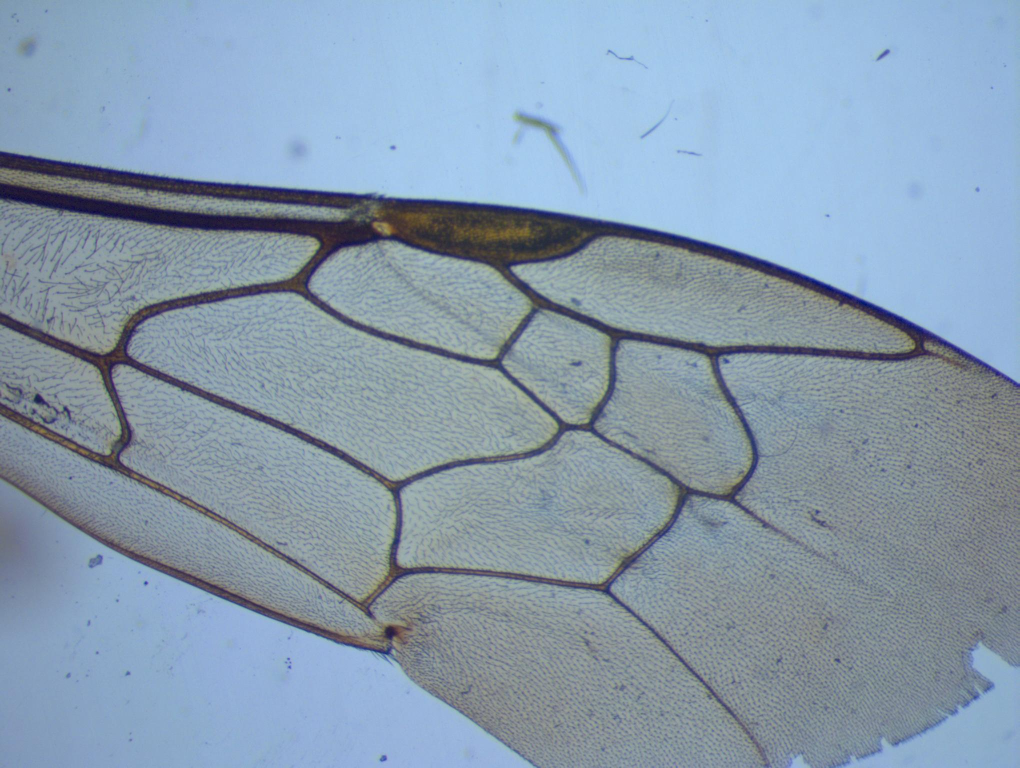
#> input picture data/ex04.jpg, 2039 x 1536 px (shown at 1/2 size)
$ jupyter execute --allow-errors tifo.ipynb
#> lines starting #> are read from the running program, lines starting #| are printed output that depends on the picture; after the words box and inside, x2 and y2 are one past the last pixel; in counts of white or black regions, pixels touching at a corner belong together; long printed decimals are rounded
# TIFO & IMED final project

functions :
- [x] read image and predictions
- [ ] first prediction function
- [ ] score function

### Imports

[cell 1]
from sklearn.neighbors import KernelDensity
from scipy.signal import argrelmax, argrelmin
import cv2
import matplotlib.pyplot as plt
import numpy as np
import pandas as pd

### Utility functions

[cell 2]
def read_img(img_file):
#> called with img_file = 'data/ex04.jpg'
    img = cv2.imread(img_file)
#> img is the input picture: shape (1536, 2039, 3); mean B, G, R 174.2, 155.4, 135.9
    img_gray = cv2.cvtColor(img, cv2.COLOR_BGR2GRAY)
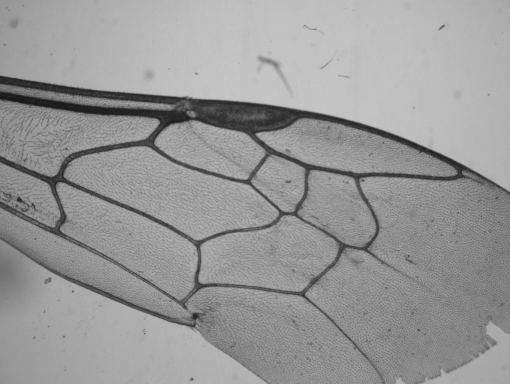
#> img_gray: shape (1536, 2039) (shown at 1/4 size); min 9, max 201, mean 151.7
    return img_gray

[cell 3]
def plot_pred(img, pred):
    plt.imshow(img, cmap='gray')
    plt.scatter(pred.x, pred.y)

[cell 4]
img = read_img('data/ex04.jpg')
#> (the rest of this cell did not finish here and is left out)

#> (a cell that did not finish here is left out)

[cell 6]
# TODO : add legend + titles

def adaptive_global_thresholding(img):

    # Downsize image to speedup computations
    scale_percent = 0.1
#> scale_percent = 0.1
    width = int(img.shape[1] * scale_percent)
#> width = 203
    height = int(img.shape[0] * scale_percent)
#> height = 153
    dim = (width, height)
#> dim = (203, 153)
    resized = cv2.resize(img, dim, interpolation=cv2.INTER_AREA)
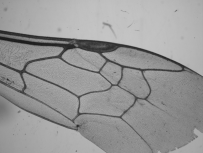
#> resized: shape (153, 203); min 26, max 197, mean 151.7

    # Estimate the density of the image histogram
    X = resized.flatten().reshape((-1, 1))
    X_plot = np.linspace(0, 255, 1000)[:, np.newaxis]
    kde = KernelDensity(kernel='gaussian', bandwidth=5).fit(X)
    log_dens = kde.score_samples(X_plot)
#> log_dens = 1000 values, max -4.14 at index 565, min -77.78 at index 999, mean -12.48

    # Find the peaks and valleys of the signal
    peak_i = argrelmax(np.exp(log_dens))
#> peak_i = ([243, 358, 565, 743],)
    #valley_i = argrelmin(np.exp(log_dens))

    # Find the beginning of the second peak by checking gradient deviation after first peak
    peak0 = peak_i[0][0]
#> peak0 = 243
    grad = np.gradient(np.exp(log_dens))
#> grad = 1000 values, max 0.000203 at index 512, min -0.000324 at index 770, mean -1.2e-14
    std = np.std(grad[peak0:])
#> std = 8.93e-05
    mean = np.mean(grad[peak0:])
#> mean = -1.69e-06
    threshold_i = np.argwhere(grad[peak0:] >= mean + 0.1*std)[0, 0] + peak0  # shift to global index by adding peak0
#> threshold_i = 416

    threshold = X_plot[threshold_i, 0]
#> threshold = 106.2
    print(f'Threshold: {threshold}')
#| Threshold: 106.186

    plt.figure(figsize=(30, 5))

    plt.subplot(141)
    plt.imshow(img, cmap='gray')

    plt.subplot(142)
    plt.plot(X_plot[:, 0], grad)
    #plt.scatter(X_plot[peak0], grad[peak0], fc='#00ff00')
    plt.scatter(X_plot[threshold_i], grad[threshold_i], fc='#ff0000')

    plt.subplot(143)
    plt.plot(X_plot[:threshold_i, 0], np.exp(log_dens)[:threshold_i], '#ff8c00', X_plot[threshold_i:, 0], np.exp(log_dens)[threshold_i:], '#0073ff')
    plt.scatter(X_plot[peak0], np.exp(log_dens)[peak0], fc='#00ff00')
    plt.scatter(X_plot[threshold_i], np.exp(log_dens)[threshold_i], fc='#ff0000')

    plt.subplot(144)
    filtered = img.copy()
    filtered[img > threshold] = 0
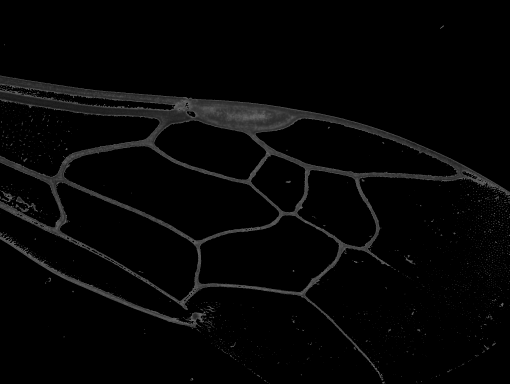
#> filtered: shape (1536, 2039) (shown at 1/4 size); min 0, max 106, mean 5.6
    filtered[img <= threshold] = 255
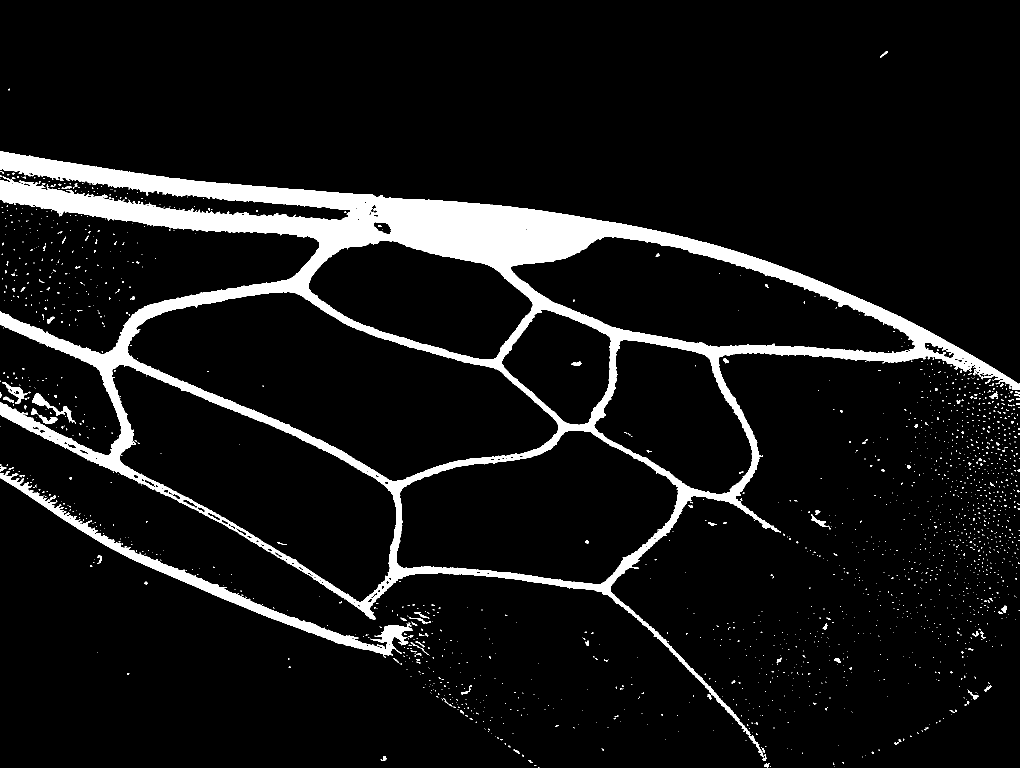
#> filtered: shape (1536, 2039) (shown at 1/2 size); 8.2% white; 1866 white regions (1767 under 20 px), largest, box (x1, y1, x2, y2) and area: (0, 302, 2039, 1515) 228327, (0, 942, 825, 1312) 15860, (64, 786, 152, 848) 995
    plt.imshow(filtered, cmap='gray')

    return filtered

[cell 7]
filtered = adaptive_global_thresholding(read_img('data/ex04.jpg'))
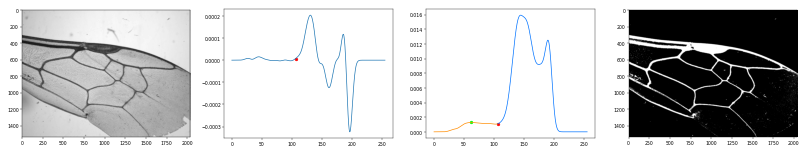
#> figure drawn by matplotlib, 4 panels; panel 2: curve peaks at x = 130.7, y = 0.000203; panel 3: curve peaks at x = 62.03, y = 0.00128; panel 3: curve peaks at x = 144.2, y = 0.0159

$ run again, with data/ex01.jpg copied over data/ex04.jpg
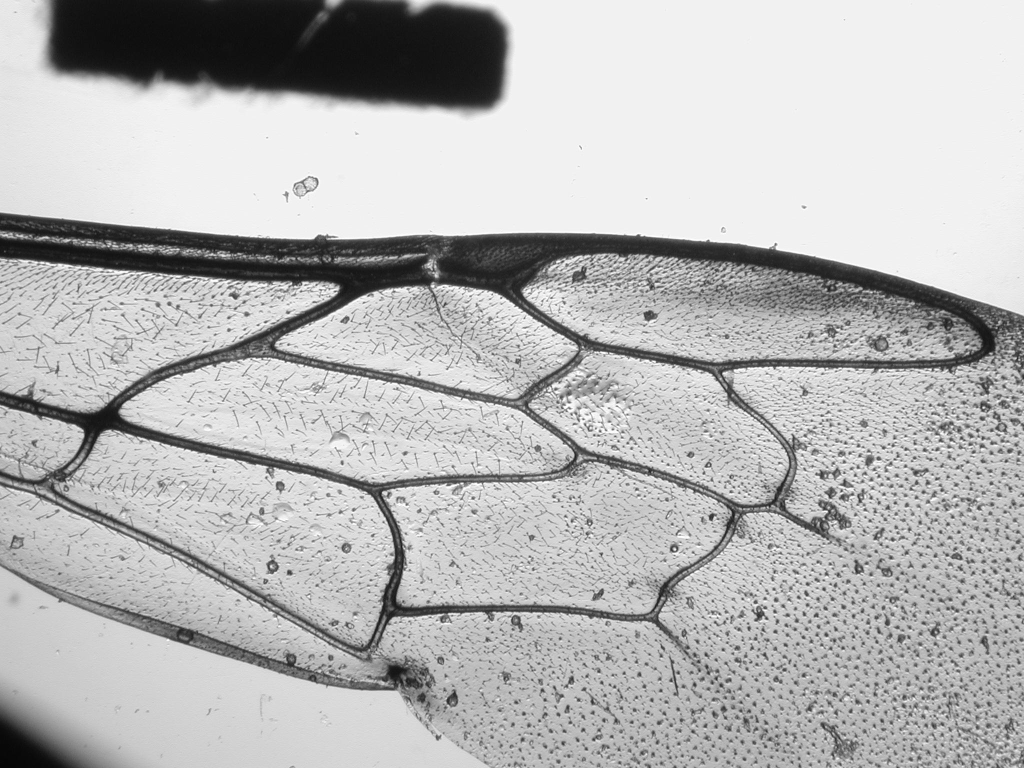
#> input picture data/ex01.jpg, 2048 x 1536 px (shown at 1/2 size)
#> in read_img, img is the input picture: shape (1536, 2048, 3); min 6, max 255, mean 182.4
#> scale_percent = 0.1
#> width = 204
#> height = 153
#> dim = (204, 153)
#> log_dens = 1000 values, max -3.99 at index 943, min -10.39 at index 0, mean -6.06
#> peak_i = ([76, 177, 799, 943],)
#> peak0 = 76
#> grad = 1000 values, max 0.000482 at index 924, min -0.000559 at index 963, mean 2.86e-07
#> std = 0.000123
#> mean = -2.87e-06
#> threshold_i = 501
#> threshold = 127.9
#| Threshold: 127.883
#> in adaptive_global_thresholding, `filtered[img <= threshold] = 255`:
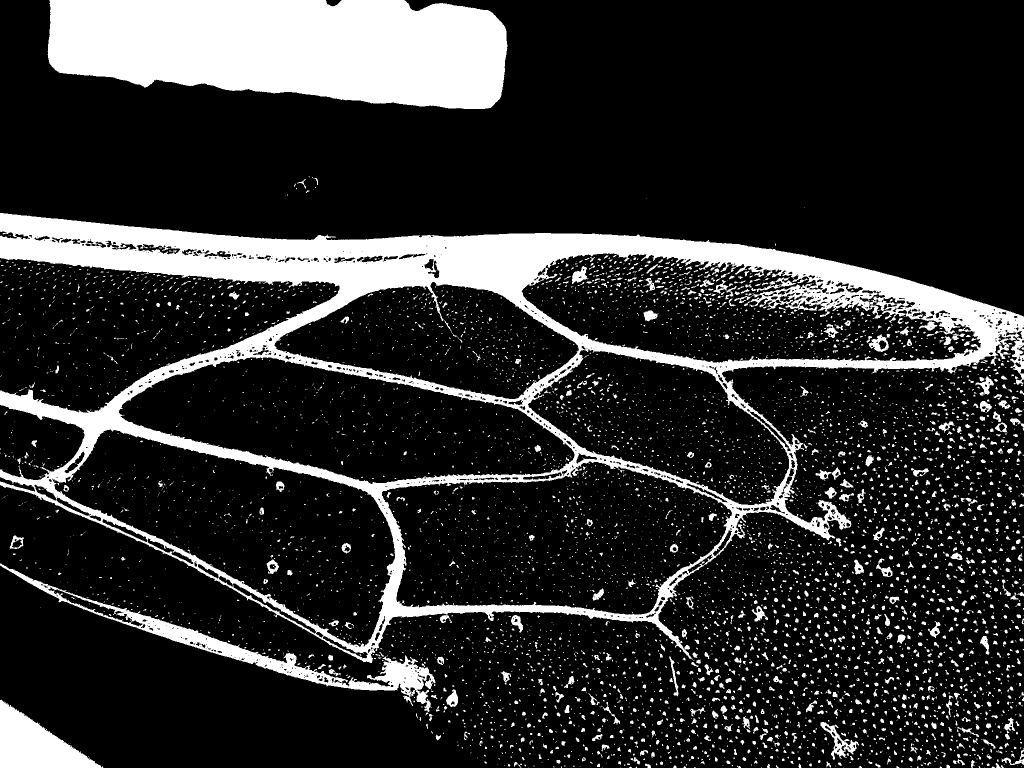
#> filtered: shape (1536, 2048) (shown at 1/2 size); 18.2% white; 6354 white regions (5124 under 20 px), largest, box (x1, y1, x2, y2) and area: (0, 426, 2048, 1326) 277638, (95, 0, 1015, 218) 164696, (0, 1127, 871, 1424) 20980
#> `[cell 7] filtered = adaptive_global_thresholding(read_img('data/ex04.j..`:
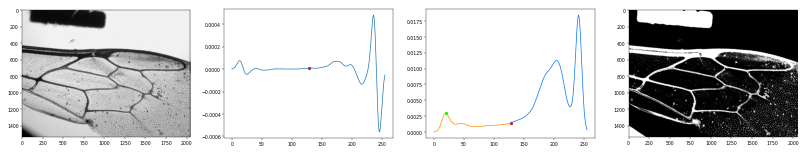
#> figure drawn by matplotlib, 4 panels; panel 2: curve peaks at x = 235.9, y = 0.000482; panel 3: curve peaks at x = 19.4, y = 0.00297; panel 3: curve peaks at x = 240.7, y = 0.0184

$ run again, with data/ex02.jpg copied over data/ex04.jpg
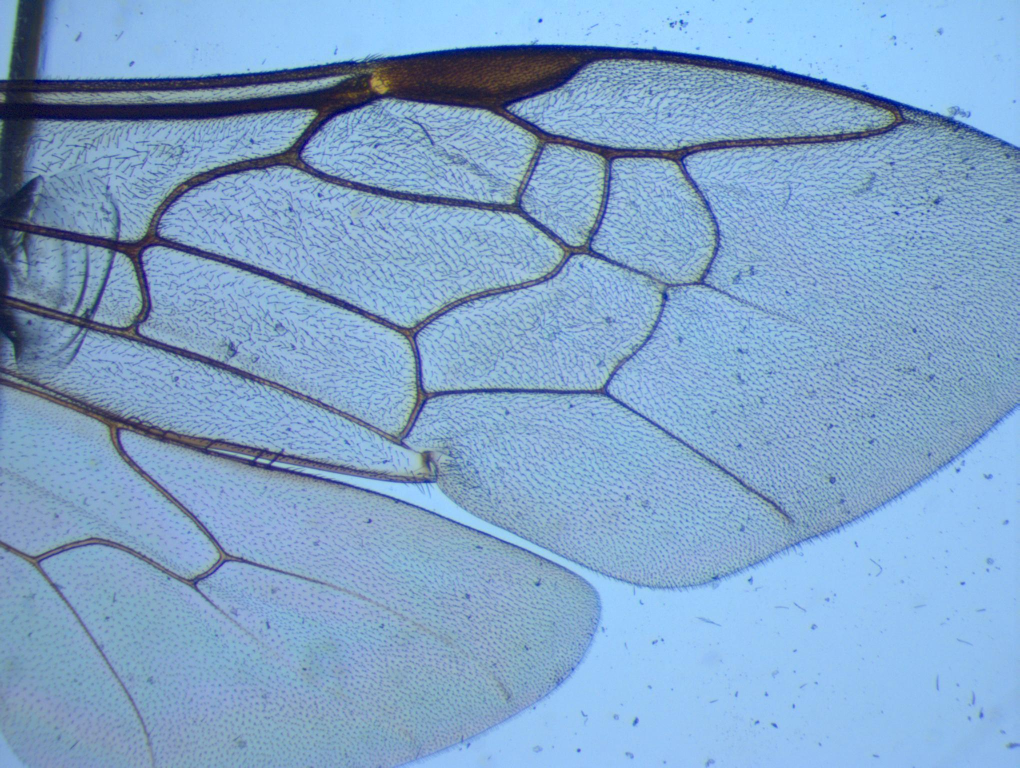
#> input picture data/ex02.jpg, 2039 x 1536 px (shown at 1/2 size)
#> in read_img, img is the input picture: shape (1536, 2039, 3); mean B, G, R 200.8, 164, 129
#> scale_percent = 0.1
#> width = 203
#> height = 153
#> dim = (203, 153)
#> log_dens = 1000 values, max -3.64 at index 636, min -65.18 at index 999, mean -10.93
#> peak_i = ([181, 636, 736],)
#> peak0 = 181
#> grad = 1000 values, max 0.000396 at index 599, min -0.000368 at index 670, mean -5.6e-12
#> std = 0.000128
#> mean = -1.65e-06
#> threshold_i = 480
#> threshold = 122.5
#| Threshold: 122.523
#> in adaptive_global_thresholding, `filtered[img <= threshold] = 255`:
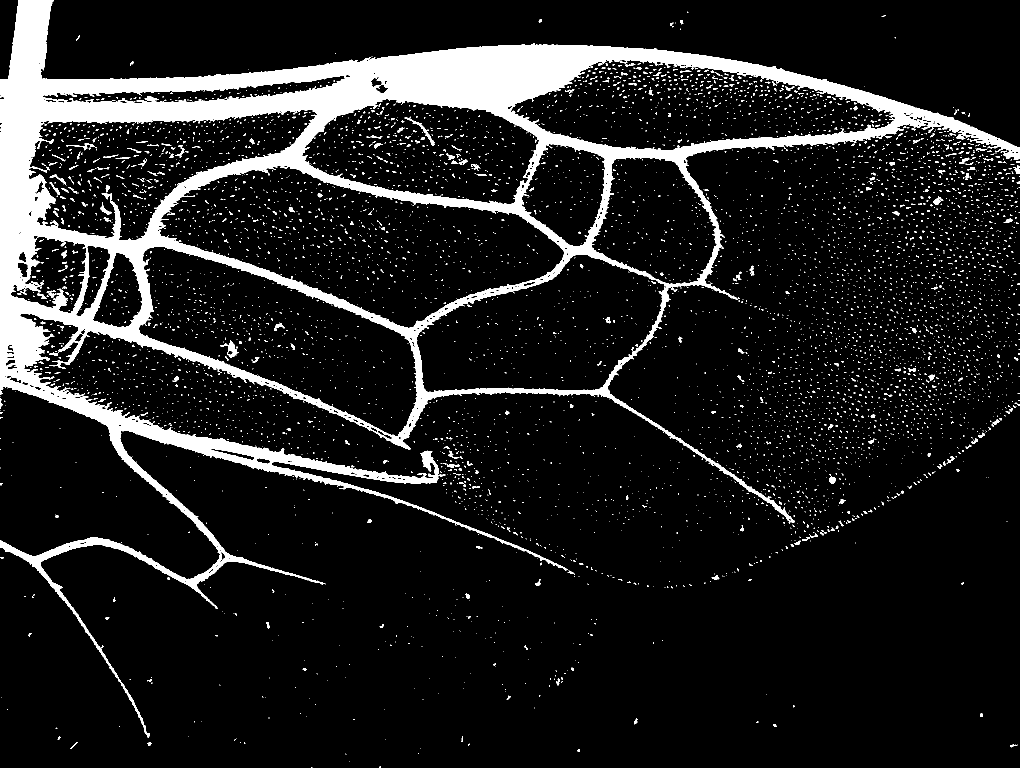
#> filtered: shape (1536, 2039) (shown at 1/2 size); 11.3% white; 6214 white regions (5868 under 20 px), largest, box (x1, y1, x2, y2) and area: (0, 0, 2039, 1475) 314012, (809, 234, 870, 291) 420, (440, 680, 478, 716) 411
#> `[cell 7] filtered = adaptive_global_thresholding(read_img('data/ex04.j..`:
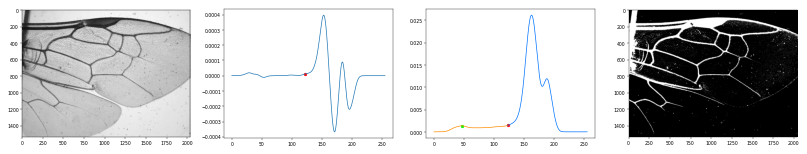
#> figure drawn by matplotlib, 4 panels; panel 2: curve peaks at x = 152.9, y = 0.000396; panel 3: curve peaks at x = 122.3, y = 0.00143; panel 3: curve peaks at x = 162.3, y = 0.0262
